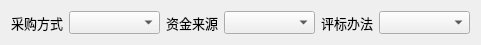
            <widget class="QWidget" name="layoutWidget_9">
                <property name="geometry">
                    <rect>
                        <x>10</x>
                        <y>530</y>
                        <width>481</width>
                        <height>25</height>
                    </rect>
                </property>
                <layout class="QHBoxLayout" name="horizontalLayout_20">
                    <item>
                        <widget class="QLabel" name="label_18">
                            <property name="font">
                                <font>
                                    <pointsize>10</pointsize>
                                    <bold>false</bold>
                                    <underline>false</underline>
                                    <stylestrategy>PreferDefault</stylestrategy>
                                </font>
                            </property>
                            <property name="text">
                                <string>采购方式</string>
                            </property>
                        </widget>
                    </item>
                    <item>
                        <widget class="QComboBox" name="cb_acquisitionMethods">
                            <property name="sizePolicy">
                                <sizepolicy hsizetype="Expanding" vsizetype="Fixed">
                                    <horstretch>0</horstretch>
                                    <verstretch>0</verstretch>
                                </sizepolicy>
                            </property>
                            <property name="font">
                                <font>
                                    <pointsize>10</pointsize>
                                    <bold>false</bold>
                                    <underline>false</underline>
                                    <stylestrategy>PreferDefault</stylestrategy>
                                </font>
                            </property>
                        </widget>
                    </item>
                    <item>
                        <widget class="QLabel" name="label_19">
                            <property name="font">
                                <font>
                                    <pointsize>10</pointsize>
                                    <bold>false</bold>
                                    <underline>false</underline>
                                    <stylestrategy>PreferDefault</stylestrategy>
                                </font>
                            </property>
                            <property name="text">
                                <string>资金来源</string>
                            </property>
                        </widget>
                    </item>
                    <item>
                        <widget class="QComboBox" name="cb_capitalSource">
                            <property name="sizePolicy">
                                <sizepolicy hsizetype="Expanding" vsizetype="Fixed">
                                    <horstretch>0</horstretch>
                                    <verstretch>0</verstretch>
                                </sizepolicy>
                            </property>
                            <property name="font">
                                <font>
                                    <pointsize>10</pointsize>
                                    <bold>false</bold>
                                    <underline>false</underline>
                                    <stylestrategy>PreferDefault</stylestrategy>
                                </font>
                            </property>
                        </widget>
                    </item>
                    <item>
                        <widget class="QLabel" name="label_20">
                            <property name="font">
                                <font>
                                    <pointsize>10</pointsize>
                                    <bold>false</bold>
                                    <underline>false</underline>
                                    <stylestrategy>PreferDefault</stylestrategy>
                                </font>
                            </property>
                            <property name="text">
                                <string>评标办法</string>
                            </property>
                        </widget>
                    </item>
                    <item>
                        <widget class="QComboBox" name="cb_bidEvaluationMethod">
                            <property name="sizePolicy">
                                <sizepolicy hsizetype="Expanding" vsizetype="Fixed">
                                    <horstretch>0</horstretch>
                                    <verstretch>0</verstretch>
                                </sizepolicy>
                            </property>
                            <property name="font">
                                <font>
                                    <pointsize>10</pointsize>
                                    <bold>false</bold>
                                    <underline>false</underline>
                                    <stylestrategy>PreferDefault</stylestrategy>
                                </font>
                            </property>
                        </widget>
                    </item>
                </layout>
            </widget>
